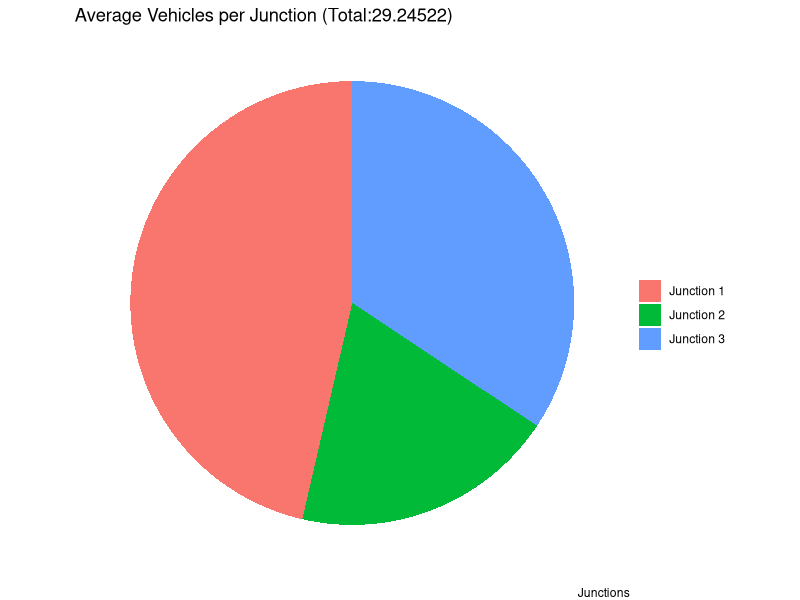

Recreate this plot in R.
junction_data <- c(13.56522, 5.64, 10.04)

junctions <- c("Junction 1", "Junction 2", "Junction 3") # Assuming junction labels are provided

total_vehicles <- sum(junction_data)

data <- data.frame(Junctions = junctions, Average_Vehicles = junction_data)

library(ggplot2)

ggplot(data, aes(x = "", y = Average_Vehicles, fill = Junctions)) +
  geom_bar(stat = "identity", width = 1) +
  coord_polar(theta = "y") +
  labs(title = paste0("Average Vehicles per Junction (Total:", total_vehicles, ")"),
       caption = "Junctions",
       fill = "") +
  theme_void()
